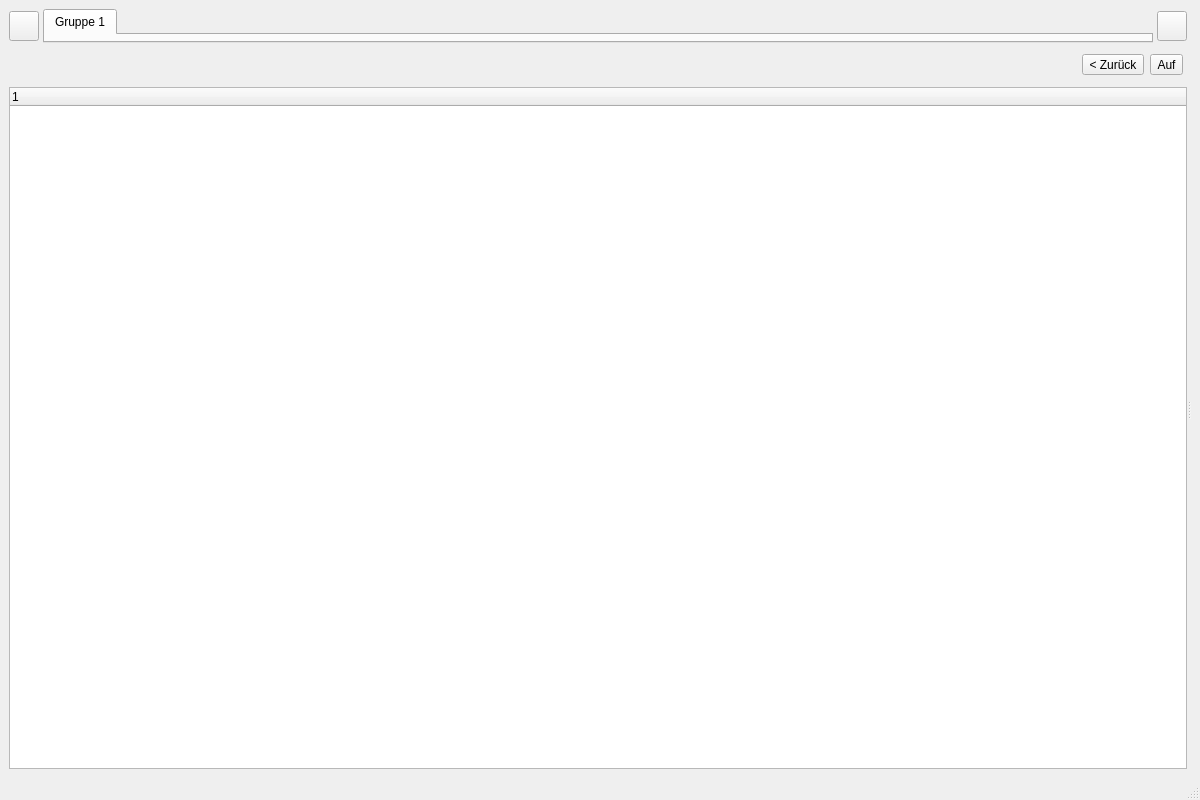
<?xml version="1.0" encoding="UTF-8"?>
<ui version="4.0">
 <class>MainWindow</class>
 <widget class="QMainWindow" name="MainWindow">
  <property name="geometry">
   <rect>
    <x>0</x>
    <y>0</y>
        <width>1200</width>
        <height>800</height>
   </rect>
  </property>
    <property name="minimumSize">
     <size>
        <width>1000</width>
        <height>600</height>
     </size>
    </property>
  <property name="windowTitle">
   <string>MainWindow</string>
  </property>
  <widget class="QWidget" name="centralwidget">
   <layout class="QGridLayout" name="gridLayout">
    <item row="0" column="0">
    <layout class="QVBoxLayout" name="verticalLayout">
     <item>
      <widget class="QWidget" name="topTabsRow">
       <property name="minimumSize">
        <size>
         <width>0</width>
         <height>34</height>
        </size>
       </property>
       <property name="maximumSize">
        <size>
         <width>16777215</width>
         <height>34</height>
        </size>
       </property>
       <layout class="QHBoxLayout" name="topTabsRowLayout">
        <property name="leftMargin">
         <number>0</number>
        </property>
        <property name="topMargin">
         <number>0</number>
        </property>
        <property name="rightMargin">
         <number>4</number>
        </property>
        <property name="bottomMargin">
         <number>0</number>
        </property>
        <property name="spacing">
         <number>4</number>
        </property>
        <item>
         <widget class="QToolButton" name="btnNavMenu">
          <property name="minimumSize">
           <size>
            <width>30</width>
            <height>30</height>
           </size>
          </property>
          <property name="maximumSize">
           <size>
            <width>30</width>
            <height>30</height>
           </size>
          </property>
          <property name="text">
           <string/>
          </property>
         </widget>
        </item>
        <item>
         <widget class="QTabWidget" name="groupTabs">
          <property name="minimumSize">
           <size>
            <width>0</width>
            <height>34</height>
           </size>
          </property>
          <property name="maximumSize">
           <size>
            <width>16777215</width>
            <height>34</height>
           </size>
          </property>
          <property name="currentIndex">
           <number>0</number>
          </property>
          <widget class="QWidget" name="groupTab1">
           <attribute name="title">
            <string>Gruppe 1</string>
           </attribute>
          </widget>
         </widget>
        </item>
        <item>
           <widget class="QToolButton" name="btnSplitView">
          <property name="minimumSize">
           <size>
            <width>30</width>
            <height>30</height>
           </size>
          </property>
          <property name="maximumSize">
           <size>
            <width>30</width>
            <height>30</height>
           </size>
          </property>
          <property name="text">
           <string/>
          </property>
         </widget>
        </item>
       </layout>
      </widget>
     </item>
       <item>
      <widget class="QSplitter" name="splitter">
       <property name="orientation">
        <enum>Qt::Horizontal</enum>
       </property>
       <widget class="QWidget" name="leftPanel">
        <property name="minimumSize">
         <size>
          <width>150</width>
          <height>0</height>
         </size>
        </property>
        <layout class="QVBoxLayout" name="leftPanelLayout">
         <property name="leftMargin">
          <number>0</number>
         </property>
         <property name="topMargin">
          <number>0</number>
         </property>
         <property name="rightMargin">
          <number>0</number>
         </property>
         <property name="bottomMargin">
          <number>0</number>
         </property>
         <item>
          <widget class="QWidget" name="leftToolbar">
           <property name="minimumSize">
            <size>
             <width>0</width>
             <height>32</height>
            </size>
           </property>
           <property name="maximumSize">
            <size>
             <width>16777215</width>
             <height>32</height>
            </size>
           </property>
           <layout class="QHBoxLayout" name="leftToolbarLayout">
            <property name="leftMargin">
             <number>4</number>
            </property>
            <property name="topMargin">
             <number>0</number>
            </property>
            <property name="rightMargin">
             <number>4</number>
            </property>
            <property name="bottomMargin">
             <number>0</number>
            </property>
               <item>
             <spacer name="leftToolbarSpacer">
              <property name="orientation">
               <enum>Qt::Horizontal</enum>
              </property>
              <property name="sizeHint" stdset="0">
               <size>
                <width>40</width>
                <height>20</height>
               </size>
              </property>
             </spacer>
            </item>
            <item>
             <widget class="QToolButton" name="btnNavBack">
              <property name="text">
               <string>&lt; Zurück</string>
              </property>
             </widget>
            </item>
            <item>
             <widget class="QToolButton" name="btnNavUp">
              <property name="text">
               <string>Auf</string>
              </property>
             </widget>
            </item>
           </layout>
          </widget>
         </item>
         <item>
          <widget class="QTreeWidget" name="treeNavigator"/>
         </item>
        </layout>
       </widget>
       <widget class="QWidget" name="rightPanel">
        <layout class="QVBoxLayout" name="rightPanelLayout">
         <property name="leftMargin">
          <number>0</number>
         </property>
         <property name="topMargin">
          <number>0</number>
         </property>
         <property name="rightMargin">
          <number>0</number>
         </property>
         <property name="bottomMargin">
          <number>0</number>
         </property>
         <item>
          <widget class="QWidget" name="groupContentHost"/>
         </item>
        </layout>
       </widget>
      </widget>
     </item>
    </layout>
    </item>
   </layout>
  </widget>
  <widget class="QMenuBar" name="menubar">
   <property name="geometry">
    <rect>
     <x>0</x>
     <y>0</y>
     <width>1099</width>
     <height>30</height>
    </rect>
   </property>
  </widget>
  <widget class="QStatusBar" name="statusbar"/>
 </widget>
 <resources/>
 <connections/>
</ui>
